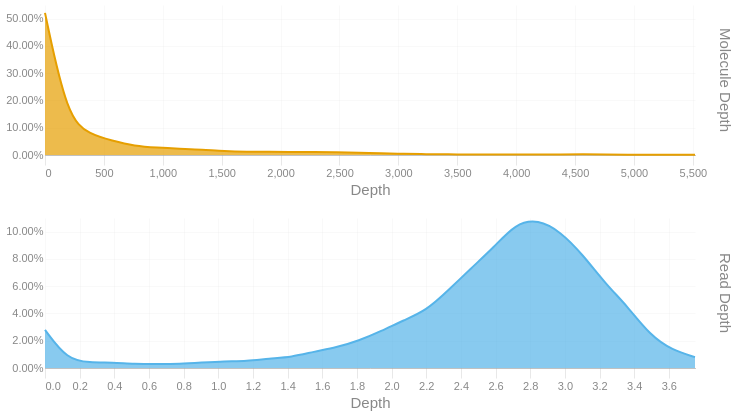

Here is the notebook cell this chart was saved with:
### Code cell
readdep = depth_hist(tb['Read Depth'], q99, 3)
readdep = readdep.with_columns(pl.lit('Read Depth').alias('Metric'))
if not SKIPLR:
    moldep = depth_hist(tb['Molecule Depth'], mol_q99, 1)
    moldep = moldep.with_columns(pl.lit('Molecule Depth').alias('Metric'))
    _hist = pl.concat([readdep, moldep])
    _hist = _hist.filter(pl.col('Proportion') != 0)
    with SafeRender(_hist):
        (
            alt.Chart(_hist)        
            .mark_area(interpolate = "basis")
            .encode(
                x=alt.X('Bin:Q').scale(domainMin=0).axis(alt.Axis(title='Depth')),
                y = alt.Y('Proportion:Q', title = None).axis(format = '.2%'),
                color = alt.Color('Metric:N').legend(None),
                row = alt.Row("Metric:N").header(title = None, labelOrient = 'right'),
                tooltip = [
                    alt.Tooltip("Metric:N", title = "Metric"),
                    alt.Tooltip('Interval:N', title = "Depth Interval"),
                    alt.Tooltip('Proportion:Q', title = "% Alignments").format('.2%')
                ]
            )
            .resolve_scale(x='independent', y='independent')
            .properties(
                height = 150, width = 650,
                usermeta={'embedOptions': {'downloadFileName': f'{samplename}.depth.hist'}}
            )
        ).display()
else:
    readdep = readdep.filter(pl.col('Proportion') != 0)
    with SafeRender(readdep):
        (
            alt.Chart(readdep)        
            .mark_area(interpolate = "basis")
            .encode(
                x=alt.X('Bin:Q').scale(domainMin=0).axis(alt.Axis(title='Depth')),
                y = alt.Y('Proportion:Q', title = None).axis(format = '.2%'),
                tooltip = [
                    alt.Tooltip('Interval:N', title = "Depth Interval"),
                    alt.Tooltip('Proportion:Q', title = "% Alignments").format('.2%')
                ]
            )
            .properties(
                usermeta={'embedOptions': {'downloadFileName': f'{samplename}.depth.hist'}}
            )
        ).display()

### Figure 1 — Vega-Lite specification as saved in the notebook (floating-point values rounded to 4 significant figures)
{"width": 650, "height": 150, "config": {"title": {"anchor": "start", "dy": -15, "fontSize": 18, "color": "#888888", "subtitleColor": "#888888", "subtitleFontSize": 14}, "arc": {"fill": "#0072B2"}, "axis": {"domainColor": "#888888", "domainWidth": 0.5, "gridWidth": 0.2, "grid": false, "titleFontWeight": 400, "titleFontSize": 15, "labelFontSize": 11, "labelColor": "#888888", "tickColor": "#888888", "tickWidth": 0.2, "titleColor": "#888888"}, "axisBand": {"grid": false}, "axisX": {"grid": true, "tickSize": 10, "domainCap": "round"}, "axisY": {"domain": false, "grid": true, "tickSize": 0, "domainCap": "round"}, "background": "transparent", "header": {"labelFontSize": 15, "labelColor": "#888888", "titleFontSize": 15, "titleFontWeight": 600, "titleColor": "#888888"}, "legend": {"labelFont": "sans-serif", "labelFontSize": 12, "labelColor": "#888888", "symbolSize": 100, "symbolType": "circle", "titleFontSize": 12, "titlePadding": 10, "titleColor": "#888888", "title": null}, "range": {"category": ["#E69F00", "#56B4E9", "#009E73", "#F0E442", "#0072B2", "#D55E00", "#CC79A7", "#000000"], "diverging": ["#cfe8f3", "#a2d4ec", "#73bfe2", "#46abdb", "#1696d2", "#12719e"]}, "area": {"fill": "#0072B2", "fillOpacity": 0.7, "line": true, "strokeOpacity": 0.7}, "line": {"color": "#0072B2", "stroke": "#0072B2", "strokeWidth": 2}, "trail": {"color": "#0072B2", "stroke": "#0072B2", "strokeWidth": 0, "size": 1}, "point": {"filled": true, "fillOpacity": 1.0, "size": 95}, "text": {"color": "#888888", "fontSize": 11, "align": "right", "fontWeight": 400, "size": 11}, "bar": {"fill": "#0072B2", "stroke": null}, "view": {"stroke": null, "continuousWidth": 660, "continuousHeight": 400}}, "data": {"name": "data-416887da19a9b5c1dcc4f047c4a1f384"}, "mark": {"type": "area", "interpolate": "basis"}, "encoding": {"color": {"field": "Metric", "legend": null, "type": "nominal"}, "row": {"field": "Metric", "header": {"title": null, "labelOrient": "right"}, "type": "nominal"}, "tooltip": [{"field": "Metric", "title": "Metric", "type": "nominal"}, {"field": "Interval", "title": "Depth Interval", "type": "nominal"}, {"field": "Proportion", "format": ".2%", "title": "% Alignments", "type": "quantitative"}], "x": {"axis": {"title": "Depth"}, "field": "Bin", "scale": {"domainMin": 0}, "type": "quantitative"}, "y": {"axis": {"format": ".2%"}, "field": "Proportion", "title": null, "type": "quantitative"}}, "resolve": {"scale": {"x": "independent", "y": "independent"}}, "usermeta": {"embedOptions": {"downloadFileName": "S1_Tusket_021.depth.hist"}}, "$schema": "https://vega.github.io/schema/vega-lite/v6.1.0.json", "datasets": {"data-416887da19a9b5c1dcc4f047c4a1f384": [{"Bin": 0.0, "Interval": "0.0-0.129", "Proportion": 0.028, "Metric": "Read Depth"}, {"Bin": 0.129, "Interval": "0.129-0.259", "Proportion": 0.006, "Metric": "Read Depth"}, {"Bin": 0.259, "Interval": "0.259-0.388", "Proportion": 0.004, "Metric": "Read Depth"}, {"Bin": 0.388, "Interval": "0.388-0.517", "Proportion": 0.004, "Metric": "Read Depth"}, {"Bin": 0.517, "Interval": "0.517-0.647", "Proportion": 0.003, "Metric": "Read Depth"}, {"Bin": 0.647, "Interval": "0.647-0.776", "Proportion": 0.003, "Metric": "Read Depth"}, {"Bin": 0.776, "Interval": "0.776-0.905", "Proportion": 0.003, "Metric": "Read Depth"}, {"Bin": 0.905, "Interval": "0.905-1.035", "Proportion": 0.004, "Metric": "Read Depth"}, {"Bin": 1.035, "Interval": "1.035-1.164", "Proportion": 0.005, "Metric": "Read Depth"}, {"Bin": 1.164, "Interval": "1.164-1.293", "Proportion": 0.005, "Metric": "Read Depth"}, {"Bin": 1.293, "Interval": "1.293-1.423", "Proportion": 0.007, "Metric": "Read Depth"}, {"Bin": 1.423, "Interval": "1.423-1.552", "Proportion": 0.008, "Metric": "Read Depth"}, {"Bin": 1.552, "Interval": "1.552-1.681", "Proportion": 0.012, "Metric": "Read Depth"}, {"Bin": 1.681, "Interval": "1.681-1.811", "Proportion": 0.015, "Metric": "Read Depth"}, {"Bin": 1.811, "Interval": "1.811-1.94", "Proportion": 0.02, "Metric": "Read Depth"}, {"Bin": 1.94, "Interval": "1.94-2.069", "Proportion": 0.027, "Metric": "Read Depth"}, {"Bin": 2.069, "Interval": "2.069-2.199", "Proportion": 0.035, "Metric": "Read Depth"}, {"Bin": 2.199, "Interval": "2.199-2.328", "Proportion": 0.042, "Metric": "Read Depth"}, {"Bin": 2.328, "Interval": "2.328-2.457", "Proportion": 0.057, "Metric": "Read Depth"}, {"Bin": 2.457, "Interval": "2.457-2.587", "Proportion": 0.073, "Metric": "Read Depth"}, {"Bin": 2.587, "Interval": "2.587-2.716", "Proportion": 0.088, "Metric": "Read Depth"}, {"Bin": 2.716, "Interval": "2.716-2.845", "Proportion": 0.106, "Metric": "Read Depth"}, {"Bin": 2.845, "Interval": "2.845-2.975", "Proportion": 0.109, "Metric": "Read Depth"}, {"Bin": 2.975, "Interval": "2.975-3.104", "Proportion": 0.1, "Metric": "Read Depth"}, {"Bin": 3.104, "Interval": "3.104-3.233", "Proportion": 0.083, "Metric": "Read Depth"}, {"Bin": 3.233, "Interval": "3.233-3.363", "Proportion": 0.062, "Metric": "Read Depth"}, {"Bin": 3.363, "Interval": "3.363-3.492", "Proportion": 0.045, "Metric": "Read Depth"}, {"Bin": 3.492, "Interval": "3.492-3.621", "Proportion": 0.024, "Metric": "Read Depth"}, {"Bin": 3.621, "Interval": "3.621-3.751", "Proportion": 0.013, "Metric": "Read Depth"}, {"Bin": 3.751, "Interval": "3.751-3.88", "Proportion": 0.008, "Metric": "Read Depth"}, {"Bin": 0.0, "Interval": "0.0-190.3", "Proportion": 0.521, "Metric": "Molecule Depth"}, {"Bin": 190.3, "Interval": "190.3-380.6", "Proportion": 0.135, "Metric": "Molecule Depth"}, {"Bin": 380.6, "Interval": "380.6-570.9", "Proportion": 0.076, "Metric": "Molecule Depth"}, {"Bin": 570.9, "Interval": "570.9-761.1", "Proportion": 0.052, "Metric": "Molecule Depth"}, {"Bin": 761.1, "Interval": "761.1-951.4", "Proportion": 0.033, "Metric": "Molecule Depth"}, {"Bin": 951.4, "Interval": "951.4-1141.7", "Proportion": 0.027, "Metric": "Molecule Depth"}, {"Bin": 1142.0, "Interval": "1141.7-1332.0", "Proportion": 0.023, "Metric": "Molecule Depth"}, {"Bin": 1332.0, "Interval": "1332.0-1522.3", "Proportion": 0.02, "Metric": "Molecule Depth"}, {"Bin": 1522.0, "Interval": "1522.3-1712.6", "Proportion": 0.014, "Metric": "Molecule Depth"}, {"Bin": 1713.0, "Interval": "1712.6-1902.8", "Proportion": 0.012, "Metric": "Molecule Depth"}, {"Bin": 1903.0, "Interval": "1902.8-2093.1", "Proportion": 0.012, "Metric": "Molecule Depth"}, {"Bin": 2093.0, "Interval": "2093.1-2283.4", "Proportion": 0.011, "Metric": "Molecule Depth"}, {"Bin": 2283.0, "Interval": "2283.4-2473.7", "Proportion": 0.011, "Metric": "Molecule Depth"}, {"Bin": 2474.0, "Interval": "2473.7-2664.0", "Proportion": 0.01, "Metric": "Molecule Depth"}, {"Bin": 2664.0, "Interval": "2664.0-2854.3", "Proportion": 0.009, "Metric": "Molecule Depth"}, {"Bin": 2854.0, "Interval": "2854.3-3044.5", "Proportion": 0.006, "Metric": "Molecule Depth"}, {"Bin": 3044.0, "Interval": "3044.5-3234.8", "Proportion": 0.004, "Metric": "Molecule Depth"}, {"Bin": 3235.0, "Interval": "3234.8-3425.1", "Proportion": 0.003, "Metric": "Molecule Depth"}, {"Bin": 3425.0, "Interval": "3425.1-3615.4", "Proportion": 0.003, "Metric": "Molecule Depth"}, {"Bin": 3615.0, "Interval": "3615.4-3805.7", "Proportion": 0.001, "Metric": "Molecule Depth"}, {"Bin": 3806.0, "Interval": "3805.7-3996.0", "Proportion": 0.002, "Metric": "Molecule Depth"}, {"Bin": 3996.0, "Interval": "3996.0-4186.3", "Proportion": 0.002, "Metric": "Molecule Depth"}, {"Bin": 4186.0, "Interval": "4186.3-4376.5", "Proportion": 0.002, "Metric": "Molecule Depth"}, {"Bin": 4376.0, "Interval": "4376.5-4566.8", "Proportion": 0.002, "Metric": "Molecule Depth"}, {"Bin": 4567.0, "Interval": "4566.8-4757.1", "Proportion": 0.003, "Metric": "Molecule Depth"}, {"Bin": 4757.0, "Interval": "4757.1-4947.4", "Proportion": 0.002, "Metric": "Molecule Depth"}, {"Bin": 4947.0, "Interval": "4947.4-5137.7", "Proportion": 0.001, "Metric": "Molecule Depth"}, {"Bin": 5138.0, "Interval": "5137.7-5328.0", "Proportion": 0.001, "Metric": "Molecule Depth"}, {"Bin": 5328.0, "Interval": "5328.0-5518.2", "Proportion": 0.001, "Metric": "Molecule Depth"}, {"Bin": 5518.0, "Interval": "5518.2-5708.53", "Proportion": 0.001, "Metric": "Molecule Depth"}]}}
